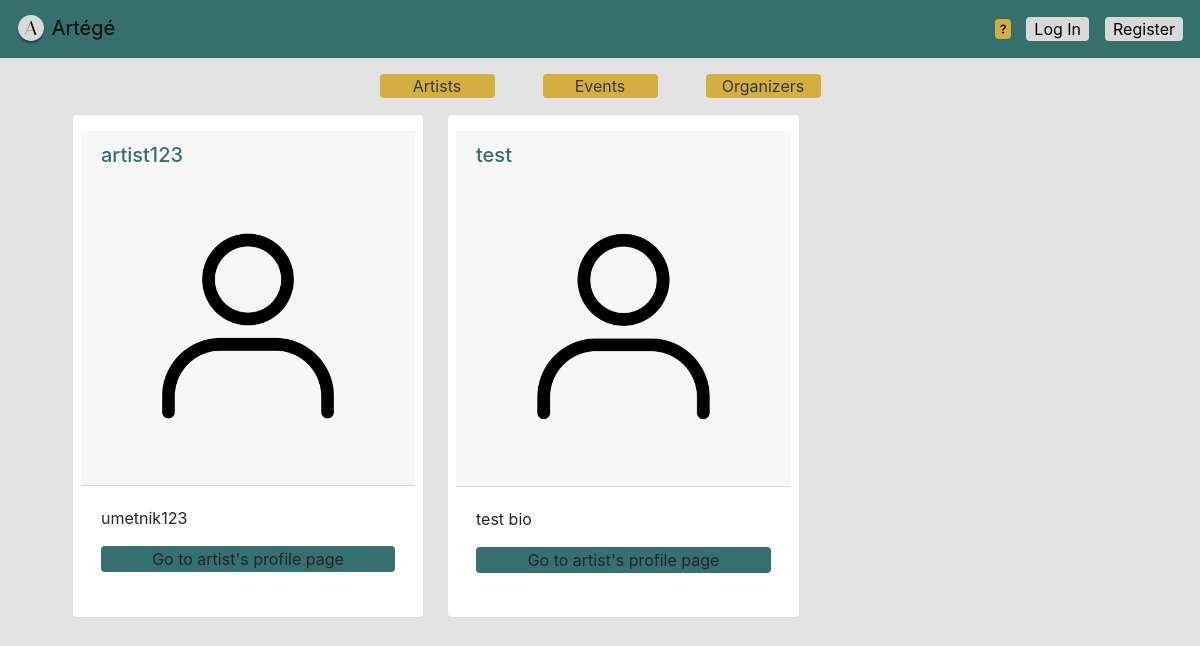
The page /artists/ on the database as committed earlier.
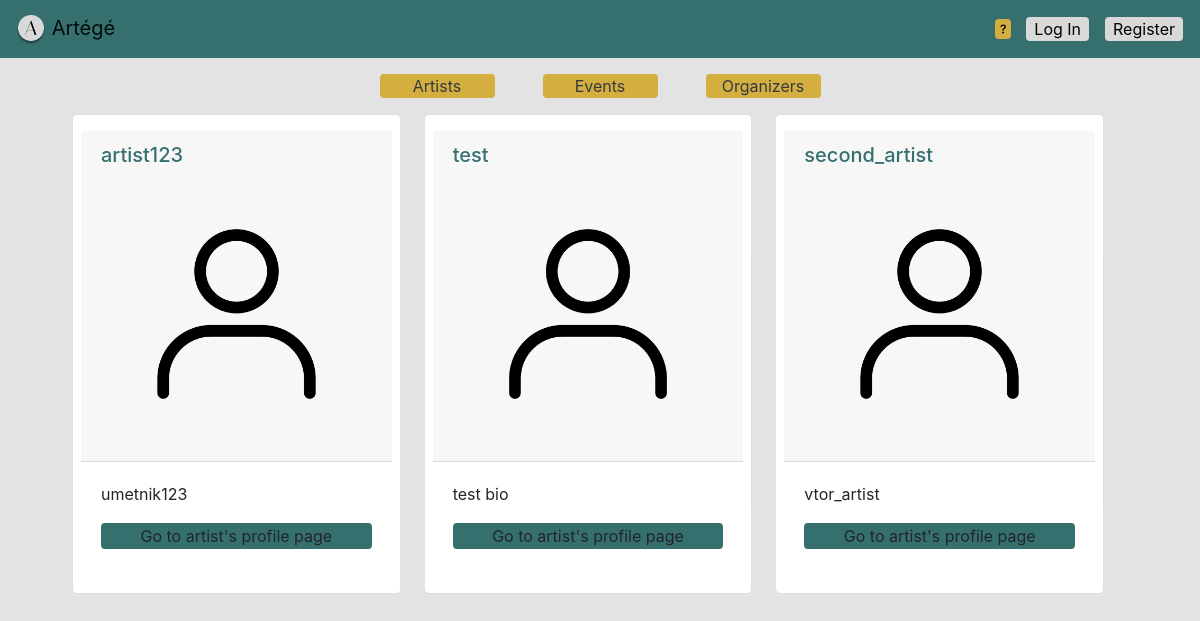
The same page on the database as committed later.
### project_app/models.py (models this page shows)
class AppUser(AbstractUser):
    phone_number = models.CharField(max_length=255)
    bio = models.CharField(max_length=400)
    is_organizer = models.BooleanField(default=False)
    is_artist = models.BooleanField(default=False)
    image = models.ImageField(upload_to="users", default="users/person.png")

### project_app/views.py (the view)
# urls.py: path('artists/', views.artist_listing, name="artist_listing"),
def artist_listing(request):
    artists = AppUser.objects.filter(is_artist=True)
    return render(request, 'artist_listing.html', {'artists': artists})

### project_app/templates/artist_listing.html
{% extends "base_generic.html" %} {% block content %}
<div class="row card-group mx-5 align-content-center">
    {% for artist in artists %}
    <div class="col-4 card mr-4 px-2 py-3 rounded-lg">
        <div class="card-header">
            <h5 class="card-title main-text">{{ artist.username }}</h5>
            <img src="{{ MEDIA_URL }}{{ artist.image.url }}" class="card-img-top" alt="Artist image" style="max-width: 100%;">
        </div>
        <div class="card-body">
            <p class="card-text">{{ artist.bio }}</p>
            <a class="btn rounded main-color p-0" style="width: 100%;" href="{% url 'artist_profile' artist.id %}">
                        Go to artist's profile page
                    </a>
            <div class="row py-1 px-3 justify-content-center">
            </div>
        </div>
    </div>
    {% endfor %}
</div>
{% endblock %}

### project_app/templates/base_generic.html (shortened to what this page needs)
<!DOCTYPE html>
<html lang="en">
<head>
    <link rel="stylesheet" href="https://cdn.jsdelivr.net/npm/bootstrap-icons@1.10.5/font/bootstrap-icons.css">
    <link rel="stylesheet" href="https://cdn.jsdelivr.net/npm/bootstrap@4.4.1/dist/css/bootstrap.min.css">
    {% load static %}
    <link href="{% static 'css/main.css' %}" rel="stylesheet">
</head>
<body class="grey">
    <nav class="navbar navbar-light main-color d-flex justify-content-between">
        <a class="navbar-brand" href="/">
            <img src="{% static 'img.png' %}" width="30" height="30" alt="">
            <span class="brand">Artégé</span>
        </a>
        <div class="row">
            <div class="col mx-n3">
                <a href="{% url 'help' %}" style="color: black"><i class="bi bi-question gold rounded"></i></a>
            </div>
            {% if user.is_authenticated %}
            <div class="mx-2 gold rounded px-2">
                <i class="bi bi-ticket-detailed-fill"></i> <a href="{% url 'tickets' %}" style="color: black">My Tickets</a>
            </div>
            {% if user.is_organizer %}
            <div class="mr-2 gold rounded px-2">
                <i class="bi bi-calendar2-event-fill"></i> <a href="{% url 'my_events' %}" style="color: black">My Events</a>
            </div>
            {% endif %}
            <div class="dropdown">
                <button class="btn dropdown-toggle mr-3 whited rounded py-0" type="button" id="dropdownMenuButton" data-toggle="dropdown" aria-haspopup="true" aria-expanded="false">
         <i class="bi bi-person-fill"></i>{{ user.username }}</button>
                <div class="dropdown-menu" aria-labelledby="dropdownMenuButton">
                    <a class="dropdown-item" href="{% url 'logout' %}">Logout
        </a>
                    <a class="dropdown-item" href="#">My Profile
        </a> {% if user.is_artist %}
                    <a class="dropdown-item" href="{% url 'my_applications' %}">My Applications</a> {% endif %}
                </div>
            </div>
            {% else %}
            <div class="mx-3 px-2 whited rounded">
                <a href="{% url 'login' %}" style="color: black">Log In</a>
            </div>
            <div class="mr-3 px-2 whited rounded">
                <a href="{% url 'register' %}" style="color: black">Register</a>
            </div>
            {% endif %}
        </div>
    </nav>
    <div class="mx-4">
        <div class="mx-2 my-3 d-flex justify-content-center align-items-center">
            <div class="col gold rounded mx-5 text-center">
                <a href="/artists" class="text-dark text-decoration-none">
                    <span class="">Artists</span>
                </a>
            </div>
            <div class="col gold rounded text-center">
                <a href="/" class="text-dark text-decoration-none">
                    <span class="">Events</span>
                </a>
            </div>
            <div class="col gold rounded mx-5 text-center">
                <a href="/organizers" class="text-dark text-decoration-none">
                    <span class="">Organizers</span>
                </a>
            </div>
        </div>
        {% block content %}{% endblock %}
    </div>
</body>
</html>

### project_app/static/css/main.css (style rules this page uses)
.gold { background-color: #D4AF40; max-width: 115px; }
.main-color { background-color: #35706F; }
.whited { background-color: #D9D9D9; }
.grey { background-color: #e3e3e3; }
.main-text { color: #35706F; }

### project_app/templates/base_generic.html (style rules this page uses)
.main-text { color: #35706F; }

Rows that differ between the two databases and show on the page:
added AppUser: username "second_artist", image (picture), bio "vtor_artist"
